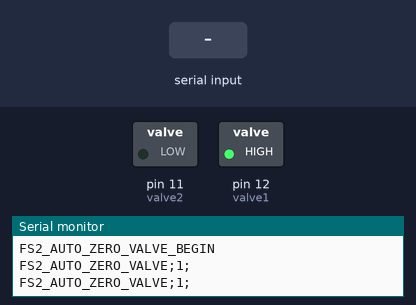
The sketch below on a simulated Arduino Uno, built with avr-gcc and run on an emulated ATmega328P. On the bench: switched loads named in the sketch (green lamp = pin HIGH), the last lines printed to the serial monitor. The inputs (shaded band) are chosen by the test bench.

Above: at 2.7 s.
2.8 s: "j" received over Serial
At 4.5 s:
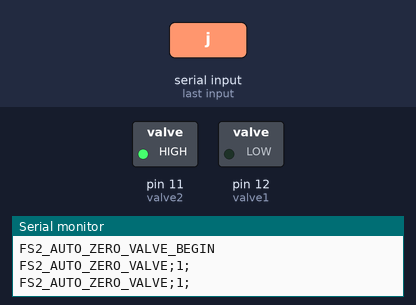
5.5 s: "i" received over Serial
At 6.4 s:
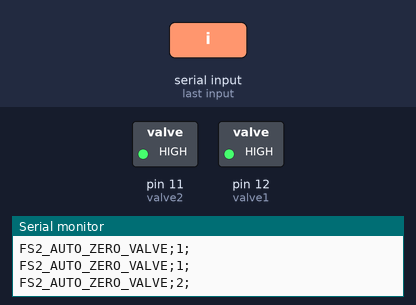
Timing chart, 0 to 8.5 s (numbered marks = the images above; inputs shaded):
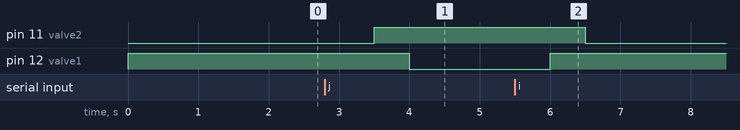

Measured:
- after the input at 2.8 s, pin 11 (valve2): LOW → HIGH after 0.70 s; pin 12 (valve1): HIGH → LOW after 1.2 s
- after the input at 5.5 s, pin 11 (valve2): HIGH → LOW after 1.0 s; pin 12 (valve1): LOW → HIGH after 0.50 s

The sketch:

FS2_AutoZeroValve.ino
```cpp
#include <SoftwareSerial.h>
int valve1 = 12;
int valve2 = 11;
int activeValve = 1;
char inChar;
void setup() {
    Serial.begin(9600);
    pinMode(valve1, OUTPUT);
    pinMode(valve2, OUTPUT);
    Serial.println("FS2_AUTO_ZERO_VALVE_START");
//    digitalWrite(valve1,HIGH);
//    delay(100);
//    digitalWrite(valve2,LOW);
//    delay(1000);
//    digitalWrite(valve1,LOW);
//    delay(100);
//    digitalWrite(valve2,HIGH);
//    delay(1000);
    digitalWrite(valve1,HIGH);
    delay(500);
    digitalWrite(valve2,LOW);
    activeValve = 1;
    delay(1000);
    Serial.println("FS2_AUTO_ZERO_VALVE_BEGIN");

}

void loop() {
    if (Serial.available() > 0) {
        inChar = Serial.read();
        if(inChar == 'i'){
            activeValve = 1;
            digitalWrite(valve1,HIGH);
            delay(500);
            digitalWrite(valve2,LOW);
        }else if(inChar == 'j'){
            activeValve = 2;
            digitalWrite(valve2,HIGH);
            delay(500);
            digitalWrite(valve1,LOW);
        }
        delay(1000);
    }
    Serial.print("FS2_AUTO_ZERO_VALVE;");
    Serial.print(activeValve);
    Serial.println(";");
    delay(1000);
}
```
